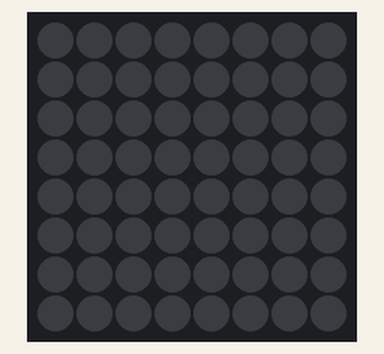
Recording of a sketch running on a simulated Arduino Uno, built with avr-gcc and run on an emulated ATmega328P. Shown: 8×8 RGB LED matrix (first LED top left, wired row by row). Dim RGB values are drawn brighter than linear.

Above: at 0.1 s.
At 0.6 s:
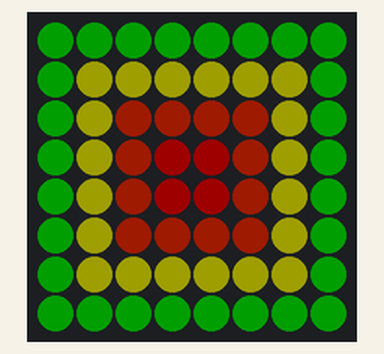
At 1.2 s:
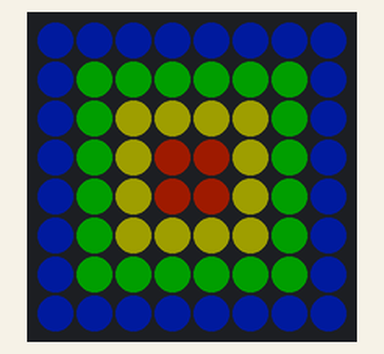
At 1.7 s:
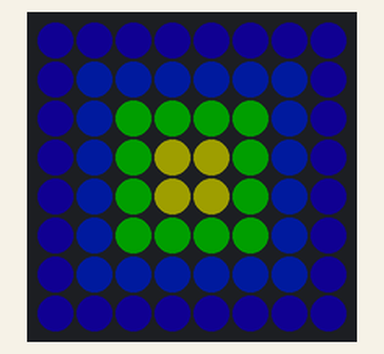
At 2.3 s:
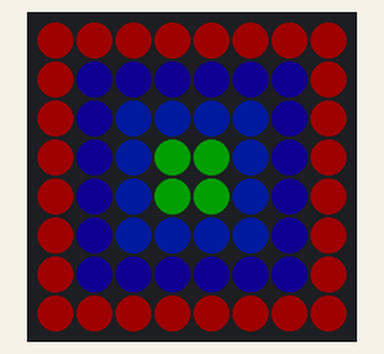
At 3.4 s:
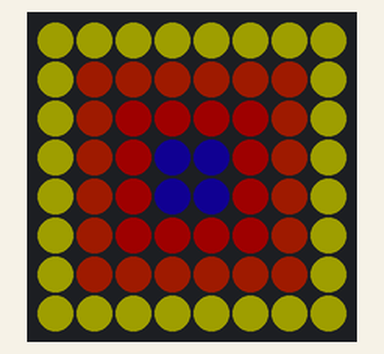

The sketch:

Rainbow.ino
```cpp
#include <Adafruit_NeoPixel.h>
#include <Adafruit_GFX.h>
#include <Adafruit_NeoMatrix.h>
#include "RGB.h"

#define PIN 1

Adafruit_NeoMatrix matrix = Adafruit_NeoMatrix(8, 8, PIN,
                            NEO_MATRIX_TOP + NEO_MATRIX_RIGHT +
                            NEO_MATRIX_ROWS + NEO_MATRIX_PROGRESSIVE,
                            NEO_GRB + NEO_KHZ800);

int ring1[8][8] = {
  {0, 0, 0, 0, 0, 0, 0, 0},
  {0, 0, 0, 0, 0, 0, 0, 0},
  {0, 0, 0, 0, 0, 0, 0, 0},
  {0, 0, 0, 1, 1, 0, 0, 0},
  {0, 0, 0, 1, 1, 0, 0, 0},
  {0, 0, 0, 0, 0, 0, 0, 0},
  {0, 0, 0, 0, 0, 0, 0, 0},
  {0, 0, 0, 0, 0, 0, 0, 0}
};
int ring2[8][8] = {
  {0, 0, 0, 0, 0, 0, 0, 0},
  {0, 0, 0, 0, 0, 0, 0, 0},
  {0, 0, 1, 1, 1, 1, 0, 0},
  {0, 0, 1, 0, 0, 1, 0, 0},
  {0, 0, 1, 0, 0, 1, 0, 0},
  {0, 0, 1, 1, 1, 1, 0, 0},
  {0, 0, 0, 0, 0, 0, 0, 0},
  {0, 0, 0, 0, 0, 0, 0, 0}
};
int ring3[8][8] = {
  {0, 0, 0, 0, 0, 0, 0, 0},
  {0, 1, 1, 1, 1, 1, 1, 0},
  {0, 1, 0, 0, 0, 0, 1, 0},
  {0, 1, 0, 0, 0, 0, 1, 0},
  {0, 1, 0, 0, 0, 0, 1, 0},
  {0, 1, 0, 0, 0, 0, 1, 0},
  {0, 1, 1, 1, 1, 1, 1, 0},
  {0, 0, 0, 0, 0, 0, 0, 0}
};
int ring4[8][8] = {
  {1, 1, 1, 1, 1, 1, 1, 1},
  {1, 0, 0, 0, 0, 0, 0, 1},
  {1, 0, 0, 0, 0, 0, 0, 1},
  {1, 0, 0, 0, 0, 0, 0, 1},
  {1, 0, 0, 0, 0, 0, 0, 1},
  {1, 0, 0, 0, 0, 0, 0, 1},
  {1, 0, 0, 0, 0, 0, 0, 1},
  {1, 1, 1, 1, 1, 1, 1, 1}
};

void setup() {
  matrix.begin();
  matrix.setTextWrap(false);
  matrix.setBrightness(30);
  matrix.setTextColor(matrix.Color(255, 0, 0));
}

int count = 0;

void loop() {
  if (count % 8 == 0) {
    count = 0;
  }

  switch(count) {
    case 0:
      ring(ring1, red);    ring(ring2, orange);
      ring(ring3, yellow); ring(ring4, green);
      break;
    case 1:
      ring(ring1, orange); ring(ring2, yellow);
      ring(ring3, green);  ring(ring4, blue);
      break;
    case 2:
      ring(ring1, yellow); ring(ring2, green);
      ring(ring3, blue);   ring(ring4, purple);
      break;
    case 3:
      ring(ring1, green);  ring(ring2, blue);
      ring(ring3, purple); ring(ring4, red);
      break;
    case 4:
      ring(ring1, blue);   ring(ring2, purple);
      ring(ring3, red);    ring(ring4, orange);
      break;
    case 5:
      ring(ring1, purple); ring(ring2, red);
      ring(ring3, orange); ring(ring4, yellow);
      break;
  }
  matrix.show();
  count++;
}

void ring(int pattern[8][8], RGB color) {
  for(int row=0; row < 8; row++) {
    for(int column=0; column < 8; column++) {
      if (pattern[row][column] == 1) {
        matrix.drawPixel(row, column,
          matrix.Color(color.r, color.g, color.b));
      }
    }
  }
  delay(125);
}
```

RGB.h
```cpp
struct RGB {
  byte r;
  byte g;
  byte b;
};

// Define some colors we'll use frequently
RGB off = { 0, 0, 0 };
RGB white = { 255, 255, 255 };
RGB red = { 255, 0, 0 };
RGB orange = { 255, 128, 0 };
RGB yellow = { 255, 255, 0 };
RGB green = { 0, 255, 0 };
RGB blue = { 0, 128, 255 };
RGB purple = { 102, 0, 204 };
```

Measured:
- by itself, everything shown: repeats every 3.4 s, in 6 steps
- what the display in image 1 shows lasts 0.5 s, from 0.6 s to 1.1 s
